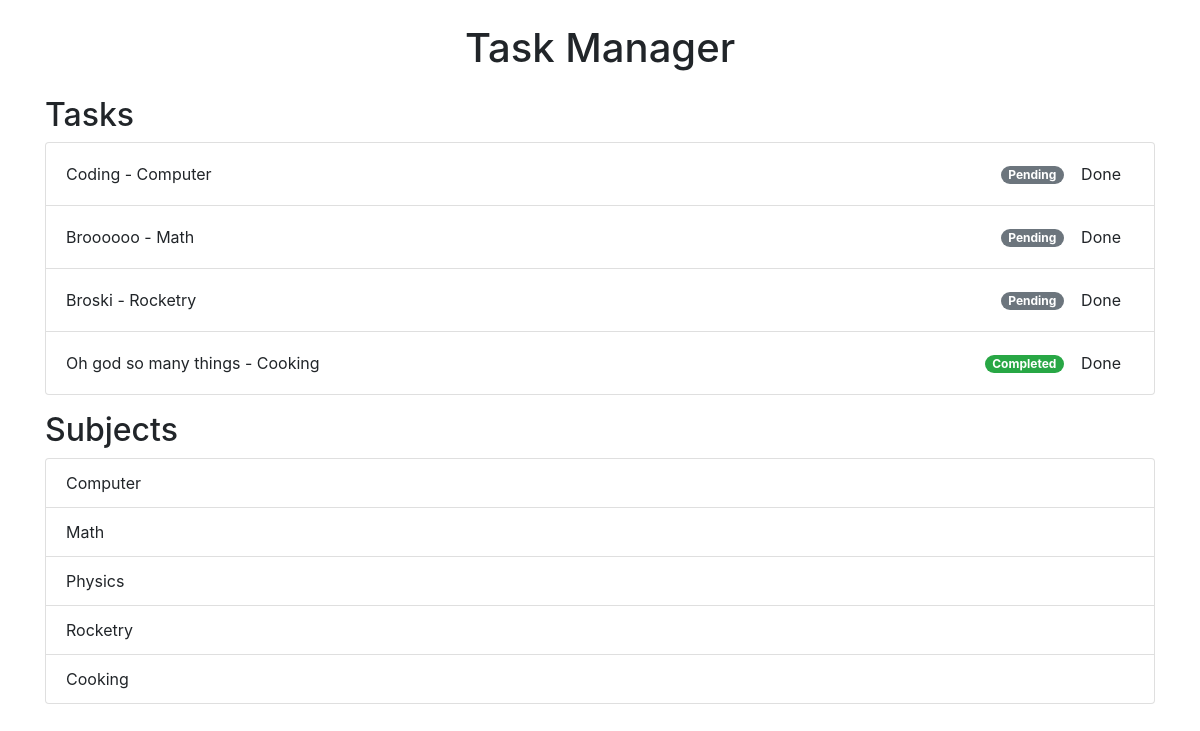
/tasks/, run on the app's committed database.
### tasks/models.py (models this page shows, shortened)
class Task(models.Model):
    title = models.CharField(max_length = 100)
    description = models.TextField()
    subject = models.ForeignKey(Subject, on_delete=models.CASCADE)
    dueDate = models.DateTimeField()
    createdAt = models.DateTimeField(auto_now_add=True)
    completed = models.BooleanField(default = False)

class Subject(models.Model):
    name = models.CharField(max_length = 20)

### tasks/views.py (the view)
# urls.py: path('', index, name="index")
def index(request):
    tasks = Task.objects.all()
    subjects = Subject.objects.all()
    return render(request, 'index.html', {'tasks': tasks, 'subjects': subjects})

### tasks/templates/index.html (shortened to what this page needs)
<!DOCTYPE html>
<html>
<head>
    <link rel="stylesheet" href="https://stackpath.bootstrapcdn.com/bootstrap/4.3.1/css/bootstrap.min.css">
</head>
<body>
    <div class="container mt-4">
        <h1 class="text-center mb-4">Task Manager</h1>
        <section>
            <h2>Tasks</h2>
            <ul class="list-group mb-3">
                {% for task in tasks %}
                <li class="list-group-item d-flex justify-content-between align-items-center">
                    {{ task.title }} - {{ task.subject.name }}
                    <div>
                        <span class="badge badge-{{ task.completed|yesno:'success,secondary' }} badge-pill">
                            {% if task.completed %}Completed{% else %}Pending{% endif %}
                        </span>
                        <button type="button" class="btn" >Done</button>
                    </div>
                </li>
                {% endfor %}
            </ul>
        </section>
        <section>
            <h2>Subjects</h2>
            <ul class="list-group">
                {% for subject in subjects %}
                <li class="list-group-item">{{ subject.name }}</li>
                {% endfor %}
            </ul>
        </section>
    </div>
</body>
</html>

### data on the page
Task: title "Coding", subject.name "Computer", completed "Pending"
Task: title "Broooooo", subject.name "Math", completed "Pending"
Task: title "Broski", subject.name "Rocketry", completed "Pending"
Task: title "Oh god so many things", subject.name "Cooking", completed "Completed"
Subject: name "Computer"
Subject: name "Math"
Subject: name "Physics"
Subject: name "Rocketry"
Subject: name "Cooking"
